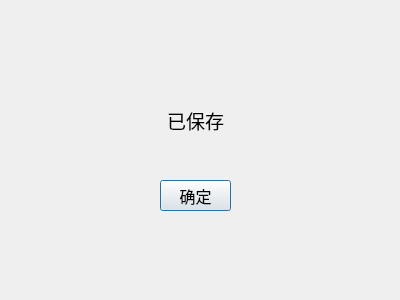
<?xml version="1.0" encoding="UTF-8"?>
<ui version="4.0">
 <class>data_save</class>
 <widget class="QDialog" name="data_save">
  <property name="geometry">
   <rect>
    <x>0</x>
    <y>0</y>
    <width>400</width>
    <height>300</height>
   </rect>
  </property>
  <property name="windowTitle">
   <string>Dialog</string>
  </property>
  <widget class="QPushButton" name="pushButton">
   <property name="geometry">
    <rect>
     <x>160</x>
     <y>180</y>
     <width>71</width>
     <height>31</height>
    </rect>
   </property>
   <property name="font">
    <font>
     <family>楷体</family>
     <pointsize>12</pointsize>
    </font>
   </property>
   <property name="text">
    <string>确定</string>
   </property>
  </widget>
  <widget class="QLabel" name="label">
   <property name="geometry">
    <rect>
     <x>110</x>
     <y>100</y>
     <width>171</width>
     <height>41</height>
    </rect>
   </property>
   <property name="font">
    <font>
     <family>楷体</family>
     <pointsize>14</pointsize>
    </font>
   </property>
   <property name="text">
    <string>已保存</string>
   </property>
   <property name="alignment">
    <set>Qt::AlignCenter</set>
   </property>
  </widget>
 </widget>
 <resources/>
 <connections/>
</ui>
